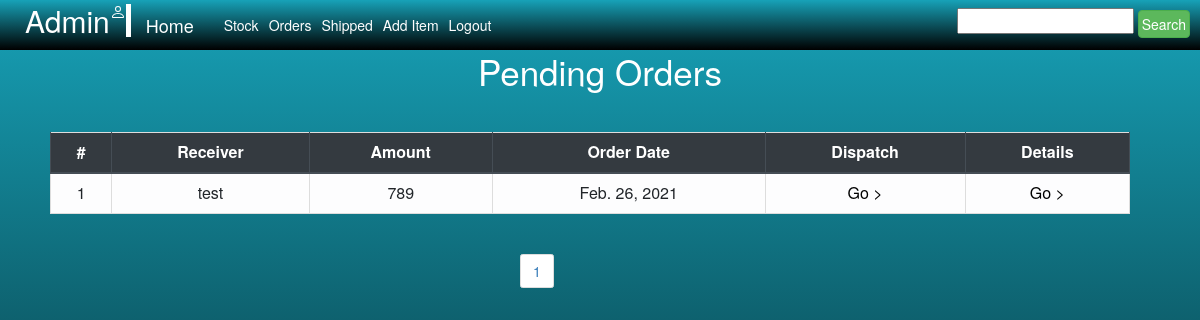
The app's page /shopping/order/orders, older data.
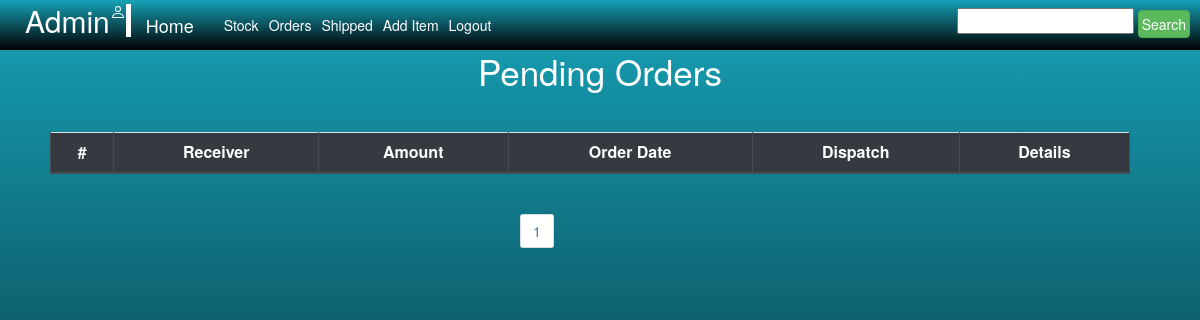
The same page, newer data.
### Order/models.py (models this page shows)
class PendingOrder(models.Model):
    Receiver_Name = models.CharField(max_length=50)
    Amount = models.IntegerField()
    Date = models.DateField()
    Bill_number = models.TextField(null=True)

### Order/views.py (the view)
# urls.py: path('orders', S.orders, name='orders'),  # for admin to view all orders
    def orders(self, request):
        form = FormB()
        All_items = PendingOrder.objects.all().order_by('id')
        filter = ABC(request.GET, queryset=All_items)
        All_items = filter.qs
        paginator = Paginator(All_items, 10)
        page = request.GET.get('page')
        All_items = paginator.get_page(page)
        data = {'All_items': All_items,'form':form, 'filter':filter}
        return render(request, 'Shopping/orders.html', data)

### Shopping/forms.py
class FormB(forms.Form):
    title = forms.CharField(max_length=50,
                            widget=forms.TextInput(
                                attrs={"type": "text", "placeholder": "Title", "max_length": '50'})
                            )
    Description = forms.CharField(max_length=200,
                                  widget=forms.TextInput(
                                      attrs={"max_length": '200',"type": "text", "placeholder": "Description"})
                                  )
    Price = forms.FloatField(
        widget=forms.TextInput(
            attrs={"placeholder": "Price Per Item"})
    )
    Quantity = forms.FloatField(
        widget=forms.TextInput(
            attrs={"placeholder": "Available Quantity"})
    )
    Image = forms.ImageField()

### Shopping/templates/Shopping/orders.html (shortened to what this page needs)
{% extends 'Shopping/Admin_base.html' %}
{% block content %}
<div class="px-4 px-lg-0" >
    <div class="container text-white py-5 text-center" style="">
        <h1 class="display-4">Pending Orders</h1>
    </div>
</div>
<table style="text-align:center;margin-left:50px; width:90%;" class="table table-light table-bordered">
    <thead class="thead-dark">
    <tr >
        <th style="text-align:center;" scope="col">#</th>
        <th style="text-align:center;" scope="col" >Receiver</th>
        <th style="text-align:center;" scope="col">Amount</th>
        <th style="text-align:center;" scope="col">Order Date</th>
        <th style="text-align:center;" scope="col">Dispatch</th>
        <th style="text-align:center;" scope="col">Details</th>
    </tr>
    </thead>
    <tbody>
    {% for i in All_items %}
    <tr>
        <td>{{forloop.counter}}</td>
        <td>{{i.Receiver_Name}}</td>
        <td>{{i.Amount}}</td>
        <td>{{i.Date}}</td>
        <td><a href="{% url 'Dispatch' user=i.Receiver_Name bill=i.Bill_number %}" style="color:black;">Go ></a></td>
        <td><a href="{% url 'OrderDetail' user=i.Receiver_Name bill=i.Bill_number %}" style="color:black;">Go ></a></td>
    </tr>
    {% endfor %}
    </tbody>
</table>
{% endblock %}

Row changes from the older to the newer data that the page shows:
removed PendingOrder: Receiver_Name "test", Amount "789", Date "Feb. 26, 2021"
